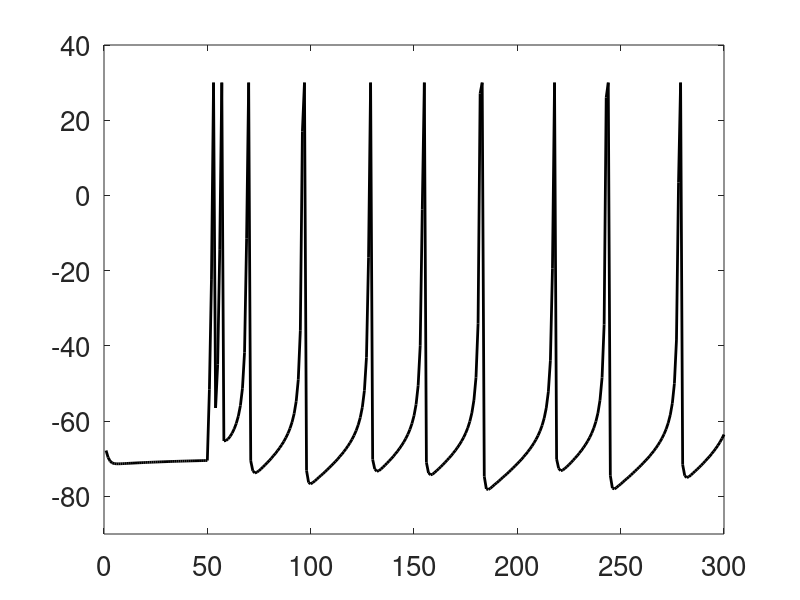
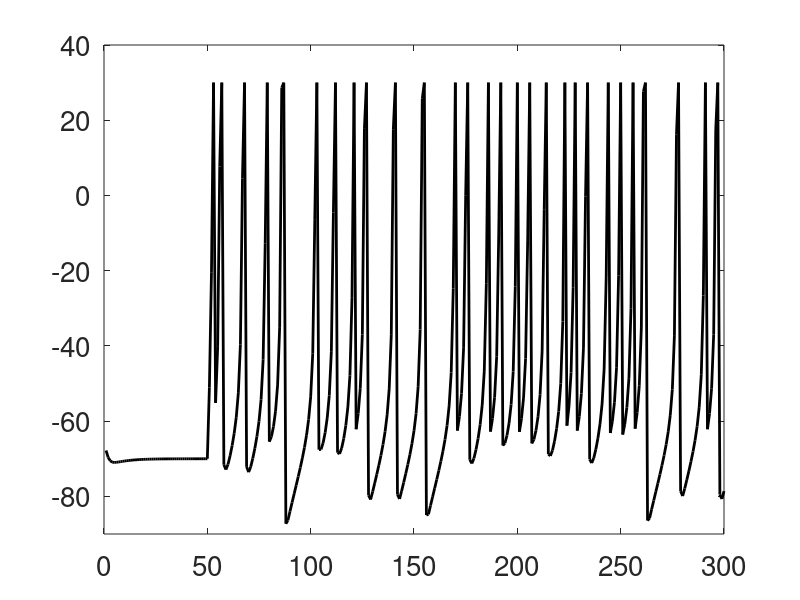
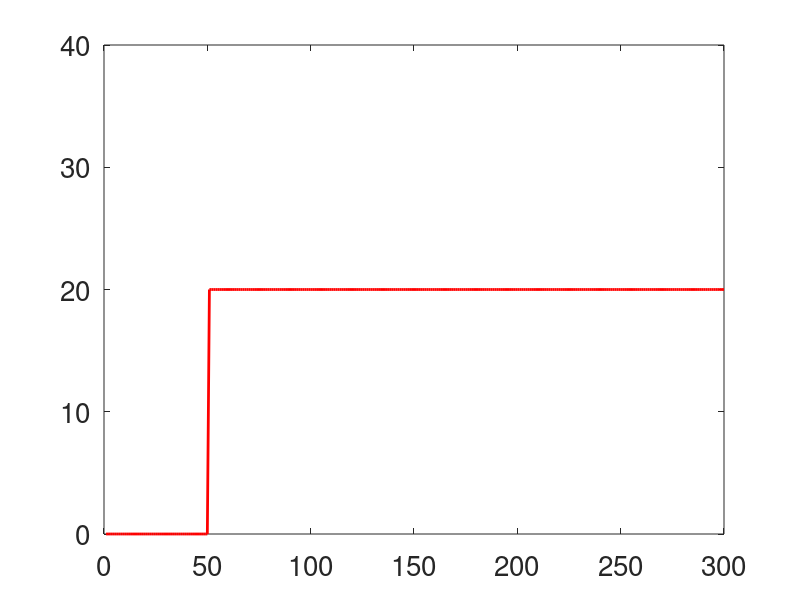

MATLAB code to generate these figures, in order:
rng shuffle;

% Initialization.
salthresh = 4.5;            % Initial salience value for reward (used in 'relhisal' reinforcment).
DAinc = 1;                  % Amount of dopamine given during reward.
sm = 4;                     % Maximum synaptic weight.
testint = 1;                % Number of seconds between vocalizations.


% Directory for Coath et. al. Saliency Detector.
addpath('auditorysaliencymodel');



    M=100;                 % number of synapses per neuron
    D=1;                   % maximal conduction delay
    % excitatory neurons   % inhibitory neurons      % total number
    Ne=800;                Ni=200;                   N=Ne+Ni;
    
    Nmot = 100;
    Nout = 100;
    a=[0.02*ones(Ne,1);    0.1*ones(Ni,1)];     % Sets time scales of membrane recovery variable.
    d=[   8*ones(Ne,1);    2*ones(Ni,1)];       % Membrane recovery variable after-spike shift.
    a_mot=.02*ones(Nmot,1);
    d_mot=8*ones(Nmot,1);
    post=ceil([N*rand(Ne,M);Ne*rand(Ni,M)]); % Assign the postsynaptic neurons for each neuron's synapse in the reservoir.
    post_mot=repmat(1:Nmot,Nout,1); % All output neurons connect to all motor neurons.

    s=[rand(Ne,M);-rand(Ni,M)];         % Synaptic weights in the reservoir.
    sout=rand(Nout,Nmot); % Synaptic weights from the reservoir output neurons to the motor neurons.

    % Normalizing the synaptic weights.
    sout=sout./(mean(mean(sout)));

    sd=zeros(Nout,Nmot); % The change to be made to sout.

    for i=1:N
        delays{i,1}=1:M;
    end
    for i=1:Nout
        delays_mot{i,1}=1:Nmot;
    end
    STDP = zeros(Nout,1001+D);
    v = -65*ones(N,1);          % Membrane potentials.
    v_mot = -65*ones(Nmot,1);
    u = 0.2.*v;                 % Membrane recovery variable.
    u_mot = 0.2.*v_mot;
    firings=[-D 0];     % All reservoir neuron firings for the current second.
    outFirings=[-D 0];  % Output neuron spike timings.
    motFirings=[-D 0];  % Motor neuron spike timings.


sec =1;
time = 300;
v_hist= zeros(1000,time);
I = 0;
I_mot = 0;


%RUNNING THE SIMULATION%
%%%%%%%%%%%%%%%%%%%%%%%%%%%%%%%%%%%%%%%%%%%%%%%%%%%%%%%%%%%%%%%%%%%%%%%%%%%

    for t=1:time                          % Millisecond timesteps

        %Random Thalamic Input.
        if t>50
        I=20*(ones(N,1));
        I_mot=13*(rand(Nmot,1)-0.5);
        end
        I_hist(t) =I(1,1);

        fired = find(v>=30);                % Indices of fired neurons
        fired_mot = find(v_mot>=30);
        v(fired)=-65;                       % Reset the voltages for those neurons that fired
        v_mot(fired_mot)=-65;
        u(fired)=u(fired)+d(fired);         % Individual neuronal dynamics
        u_mot(fired_mot)=u_mot(fired_mot)+d_mot(fired_mot);

        % Spike-timing dependent plasticity computations:

        firings=[firings;t*ones(length(fired),1),fired];                % Update the record of when neuronal firings occurred.
        motFirings=[motFirings;t*ones(length(fired_mot),1),fired_mot];
        % For any presynaptic neuron that just fired, calculate the current to add
        % as proportional to the synaptic strengths from its postsynaptic neurons.
        k=size(firings,1);


        % Individual neuronal dynamics computations:
        v=v+0.5*(0.04*v.^2+5*v+140-u+I); % step 0.5 ms
        v=v+0.5*(0.04*v.^2+5*v+140-u+I); % step 0.5 ms
        %v=v+0.5*((0.04*v+5).*v+140-u+I);                            % for numerical
        %v=v+0.5*((0.04*v+5).*v+140-u+I);                            % stability time
        v_mot=v_mot+0.5*((0.04*v_mot+5).*v_mot+140-u_mot+I_mot);    % step is 0.5 ms
        v_mot=v_mot+0.5*((0.04*v_mot+5).*v_mot+140-u_mot+I_mot);
        u=u+a.*(0.2*v-u);
        u_mot=u_mot+a_mot.*(0.2*v_mot-u_mot);
        
        
        v_hist(:,t) = v(:,1);

    end
    

    v_hist(find(v_hist>30))=30;
    % Writing reservoir neuron firings for this second to a text file.


    % Make axis labels and titles for plots that are being kept.
    % ---- plot -------

        hNeural = figure(103);
        hNeural = plot(v_hist(500,:),'k-','LineWidth',2); % Plot all the neurons' spike
        
        axis([0 time -90 40]);
        set(gca,'FontSize',20);
        saveas(hNeural,['./RS.png']);
        
        
        
        fig111 = plot(v_hist(850,:),'k','LineWidth',2); % Plot all the neurons' spike
        
        axis([0 time -90 40]);
        set(gca,'FontSize',20);
        saveas(fig111,['./FS.png']);
        
        fig222 = plot(I_hist,'r','LineWidth',2); % Plot all the neurons' spike
        
        axis([0 time 0 40]);
        set(gca,'FontSize',20);
        saveas(fig222,['./Input.png']);     
        
